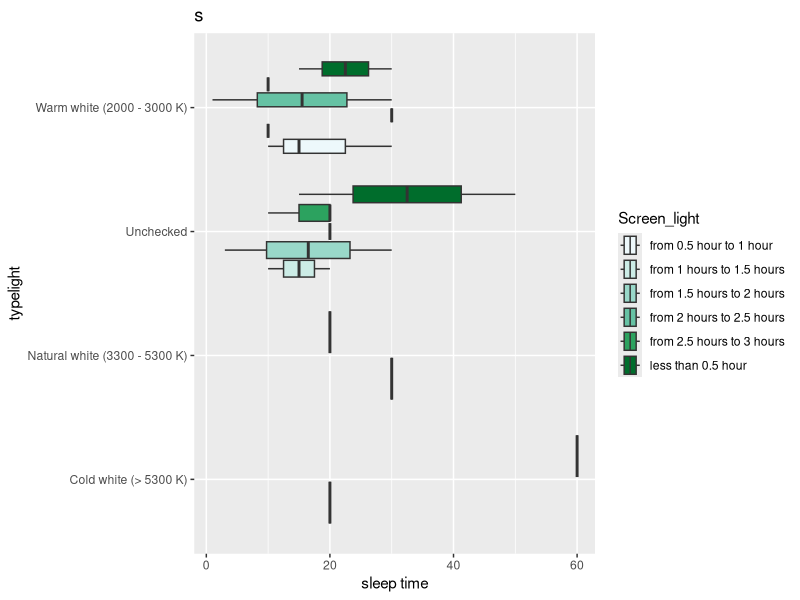
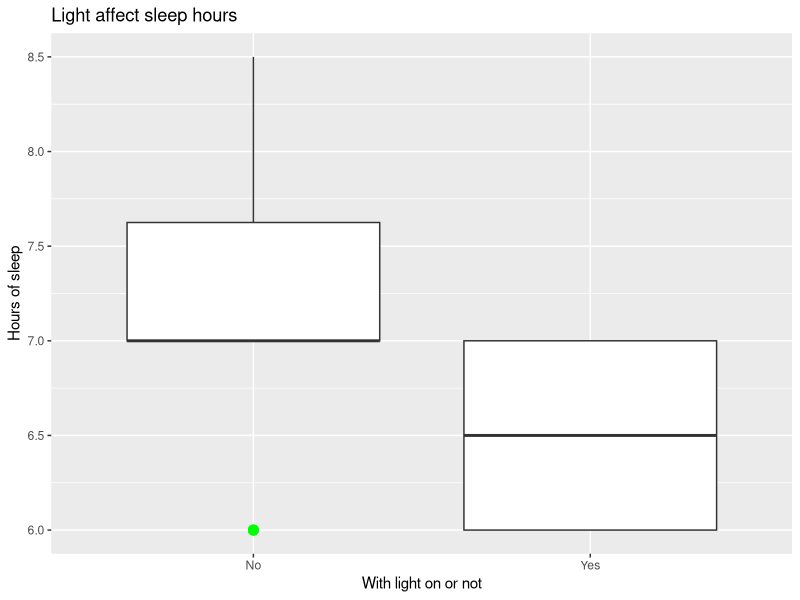
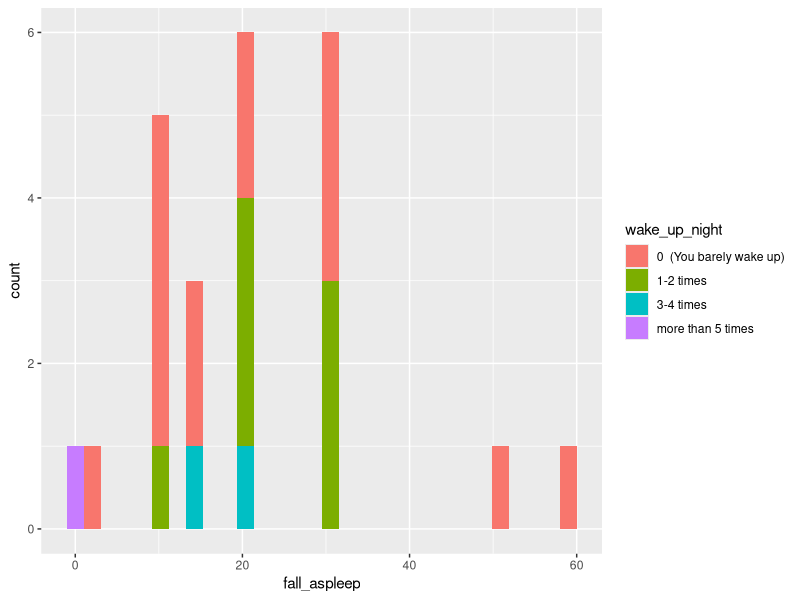
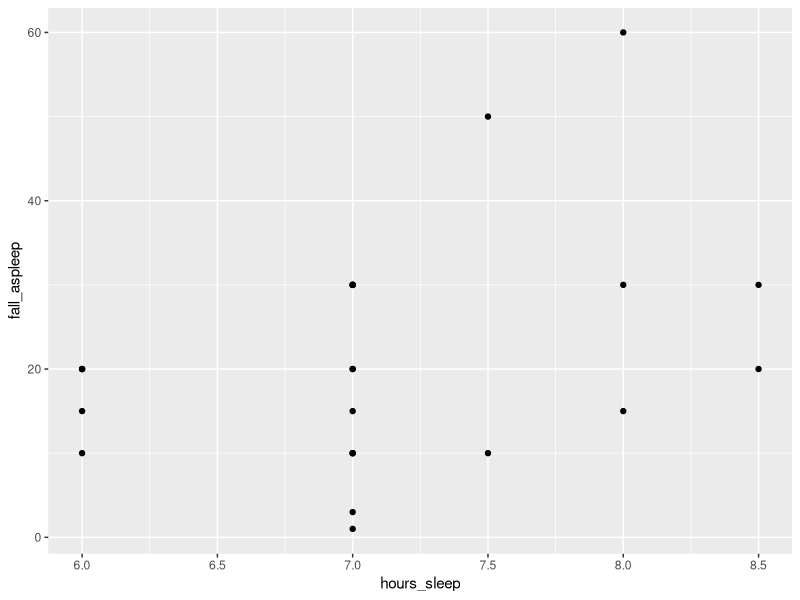
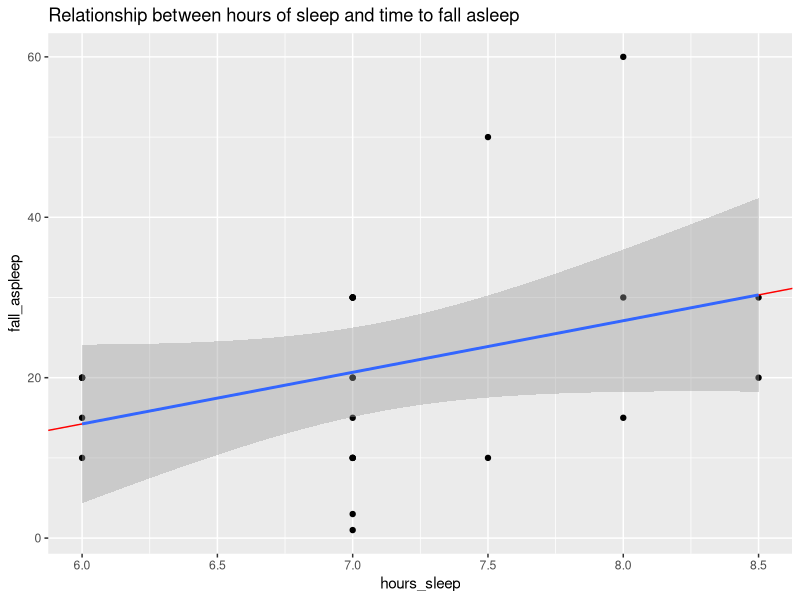
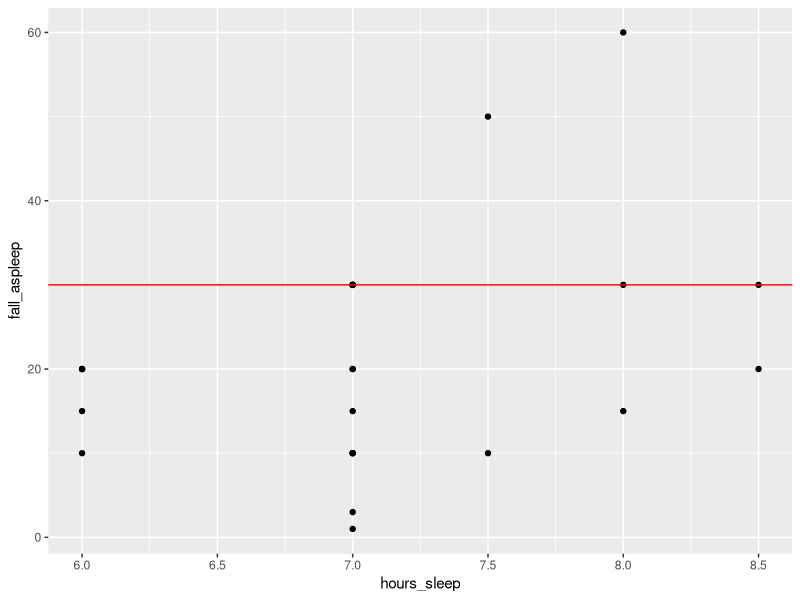

R code for these plots, in order:
## ---- chunk 1
# Read in your survey data
library(tidyverse)
library(dplyr)
survey = read.csv("sleep.csv")
head(survey, 5)
## ---- chunk 2
#quick overview of all data types and variables
survey = read.csv("sleep.csv")
data = survey
names = colnames(data)
simple_version = c("time","light_on_off","hours_sleep","wake_up_night","Screen_light","typelight","fall_aspleep","sleep_satis")
colnames(data) = simple_version
data$Screen_light <- c("less than 0.5 hour","from 0.5 hour to 1 hour", "from 1 hours to 1.5 hours",
               "from 1.5 hours to 2 hours", "from 2 hours to 2.5 hours","from 2.5 hours to 3 hours")
str(data)
filter(data,typelight=="Warm white (2000 - 3000 K)")

## ---- chunk 3

ggplot(data, aes(y=typelight, x=fall_aspleep, fill=Screen_light)) + geom_boxplot() + xlab("sleep time") + scale_fill_brewer(palette="BuGn") + ggtitle("s")

## ---- chunk 4
library(ggplot2)
ggplot(data,aes(x=light_on_off, y=hours_sleep )) + geom_boxplot(outlier.colour = "green", outlier.size = 3) + xlab("With light on or not") + ylab("Hours of sleep") + ggtitle("Light affect sleep hours")
## ---- chunk 5
p1 = ggplot(data, aes(x = fall_aspleep))
p1+geom_histogram(aes(fill = wake_up_night))
## ---- chunk 6
library(ggplot2)
c = ggplot(data, aes(hours_sleep,fall_aspleep))
c+geom_point()
## ---- chunk 7
cor(data$hours_sleep,data$fall_aspleep)
## ---- chunk 8
L =lm(data$fall_aspleep~data$hours_sleep)
L$coefficients
summary(L)
## ---- chunk 9
c+geom_point()+geom_abline(intercept = -24.373,slope= 6.435,colour="red")+geom_smooth(method = "lm") +ggtitle("Relationship between hours of sleep and time to fall asleep")
## ---- chunk 10
res = L$residuals
ggplot(data,aes(hours_sleep,fall_aspleep))+geom_point()+geom_hline(yintercept = 30,colour="red")
